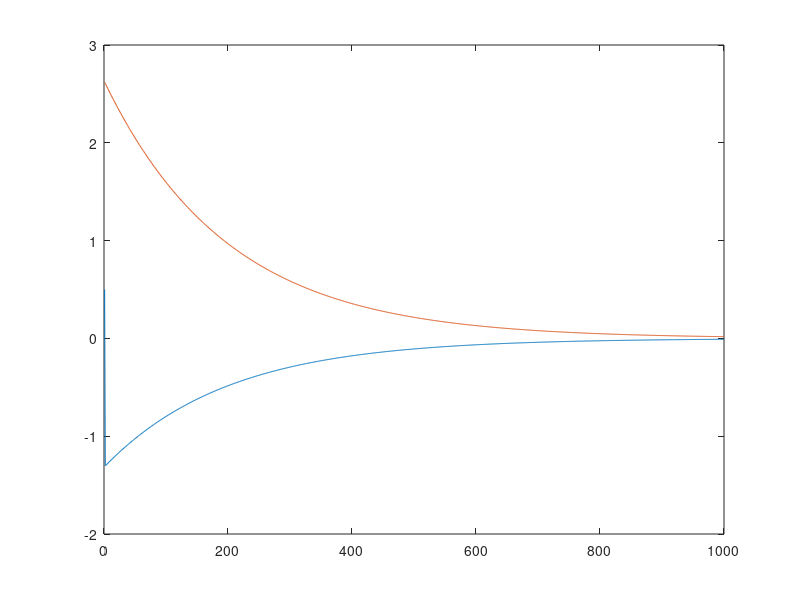

This figure's MATLAB source:
clc; clear;
%% speed
% waypoint control
A_speed = [0, 0; 1, 0];
B_speed = [52.5431; 0];
Q_speed = diag([50, 1]);
R_speed = 4;

K_speed = lqr(A_speed, B_speed, Q_speed, R_speed)

% speed control
% A_speed = [0, 0; 1, 0];
% B_speed = [52.5431; 0];
% Q_speed = diag([1, 1e-8]);
% R_speed = 4;

K_speed = lqr(A_speed, B_speed, Q_speed, R_speed)

x_current_speed = [0; 0];
x_desired_speed = [50; 1000];

sys_speed = ss(A_speed - B_speed*K_speed, B_speed*K_speed, eye(2), 0);
t_speed = linspace(0, 10, 1000);
xd_speed = repmat(x_desired_speed', length(t_speed), 1);

y_speed = lsim(sys_speed, xd_speed, t_speed, x_current_speed);
%% heading
A_heading = [0, 0; 1, 0];
B_heading = [304.454685; 0];
Q_heading = diag([4, 1]);
R_heading = 1;

K_heading = lqr(A_heading, B_heading, Q_heading, R_heading)

x_current_heading = [0.5; deg2rad(150)];
x_desired_heading = [0; deg2rad(0)];

sys_heading = ss(A_heading - B_heading * K_heading, B_heading * K_heading, eye(2), 0);
t_heading = linspace(0, 10, 1000);
xd_heading = repmat(x_desired_heading', length(t_heading), 1);

y_heading = lsim(sys_heading, xd_heading, t_heading, x_current_heading);

plot(y_heading)
